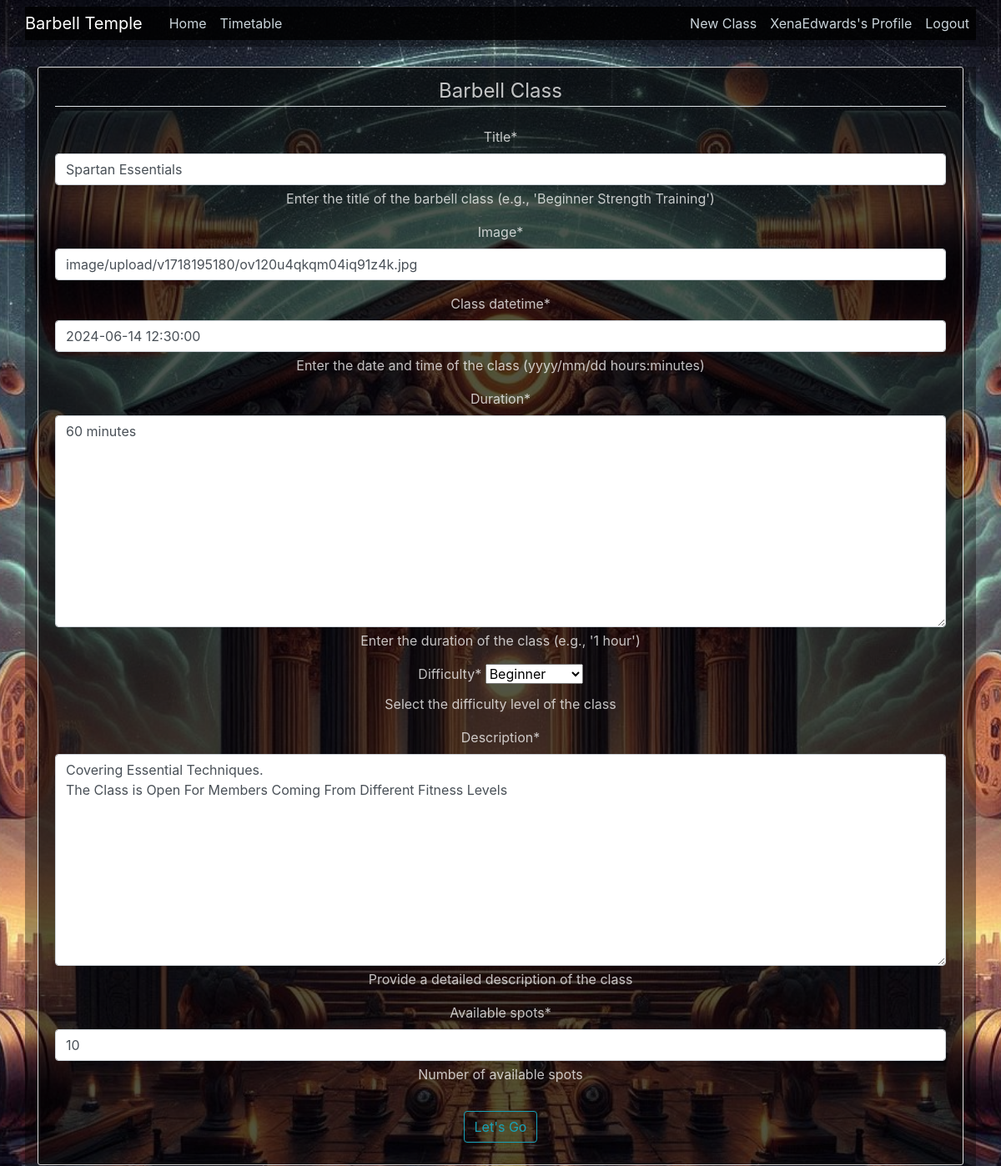
Screenshot of /barbellclass/17/update/ (signed in) with the database file from the repository.
### barbell_classes/models.py (models this page shows, shortened)
class BarbellClass(models.Model):
    DIFFICULTY_CHOICES = [
        ('Beginner', 'Beginner'),
        ('Intermediate', 'Intermediate'),
        ('Advanced', 'Advanced'),
    ]
    title = models.CharField(max_length = 100, help_text = "Enter the title of the barbell class (e.g., 'Beginner Strength Training')")
    image = CloudinaryField('image', default = 'placeholder')
    date_posted = models.DateTimeField(default = timezone.now, editable = False)
    author = models.ForeignKey(User, on_delete = models.CASCADE)
    class_datetime = models.DateTimeField(default = timezone.now, help_text = "Enter the date and time of the class (yyyy/mm/dd hours:minutes)")
    duration = models.TextField(default = '', help_text = "Enter the duration of the class (e.g., '1 hour')")
    difficulty = models.CharField(max_length = 20, choices = DIFFICULTY_CHOICES, default = 'Beginner',
help_text = "Select the difficulty level of the class")
    description = models.TextField(help_text="Provide a detailed description of the class")
    available_spots = models.IntegerField(default = 0, help_text = "Number of available spots")
    class Meta:
        verbose_name = "Barbell Class"
        verbose_name_plural = "Barbell Classes"

### barbell_classes/views.py (the view, shortened to what this page needs)
# urls.py: path('barbellclass/<int:pk>/update/', BarbellClassUpdateView.as_view(), name='barbellclass-update'),
class BarbellClassUpdateView(LoginRequiredMixin, UserPassesTestMixin, UpdateView):
    model = BarbellClass
    fields = ['title', 'image','class_datetime', 'duration', 'difficulty', 'description', 'available_spots']
    def test_func(self):
        barbellclass = self.get_object()
        return self.request.user == barbellclass.author or self.request.user.is_superuser

### barbell_classes/templates/barbell_classes/barbellclass_form.html (shortened to what this page needs)
{% extends "barbell_classes/base.html" %}
{% load crispy_forms_tags %}
{% block content %}
    <div class="content-section">
        <form method="POST" enctype="multipart/form-data" id="barbell-class-form" onsubmit="return validateForm()">
            <fieldset class="form-group">
                <legend class="border-bottom mb-4">Barbell Class</legend>
                {{ form|crispy }}
            </fieldset>
            <div class="form-group">
                <button class="btn btn-outline-info" type="submit">Let's Go</button>
            </div>
        </form>
    </div>
{% endblock content %}

### barbell_classes/templates/barbell_classes/base.html (shortened to what this page needs)
{% load static %}
<!DOCTYPE html>
<html lang="en">
<head>
    <link rel="stylesheet" href="https://cdn.jsdelivr.net/npm/bootstrap@4.1.3/dist/css/bootstrap.min.css">
    <link href="https://cdn.jsdelivr.net/npm/@fullcalendar/core/main.css" rel="stylesheet" />
    <link href="https://cdn.jsdelivr.net/npm/@fullcalendar/daygrid/main.css" rel="stylesheet" />
    <link rel="stylesheet" type="text/css" href="{% static 'barbell_classes/main.css' %}">
</head>
<body>
    <header class="site-header">
        <nav class="navbar navbar-expand-md navbar-dark bg-steel fixed-top">
            <div class="container">
                <a class="navbar-brand mr-4" href="/">Barbell Temple</a>
                <div class="collapse navbar-collapse" id="navbarToggle">
                    <div class="navbar-nav mr-auto">
                        <a class="nav-item nav-link" href="{% url 'barbell_classes-home' %}">Home</a>
                        <a class="nav-item nav-link" href="{% url 'barbell_classes-timetable' %}">Timetable</a>
                    </div>
                    <div class="navbar-nav">
                        {% if user.is_authenticated %}
                            {% if user.is_staff or user.is_superuser %}
                                <a class="nav-item nav-link" href="{% url 'barbellclass-create' %}">New Class</a>
                            {% else %}
                                <a class="nav-item nav-link" href="{% url 'my_barbellclasses' %}">My Barbell Classes</a>
                            {% endif %}
                            <a class="nav-item nav-link" href="{% url 'profile' %}">{{ user.username }}'s Profile</a>
                            <a class="nav-item nav-link" href="{% url 'logout' %}">Logout</a>
                        {% else %}
                            <a class="nav-item nav-link" href="{% url 'login' %}">Login</a>
                            <a class="nav-item nav-link" href="{% url 'registration' %}">Register</a>
                        {% endif %}
                    </div>
                </div>
            </div>
        </nav>
    </header>
    <main role="main" class="container">
        <div class="row">
            <div class="col-md-12">
                {% block content %}{% endblock %}
            </div>
        </div>
    </main>
</body>
</html>

### barbell_classes/static/barbell_classes/main.css (style rules this page uses)
body { background: url('/media/barbelltemplebackground.jpg') no-repeat center center fixed; background-size: cover; color: gray; margin-top: 5rem; text-align: center; }
.bg-steel { background-color: rgba(0,0,0,.3); }
.site-header .navbar-nav .nav-link { color: #cbd5db; }
.content-section { color:rgba(255,255,255,.75); background: rgba(0,0,0,.5); padding: 10px 20px; border: 1px solid #dddddd; border-radius: 3px; margin-bottom: 20px; }
.col-md-12 { -ms-flex: 0 0 100%; flex: 0 0 100%; max-width: 100%; background: rgba(0,0,0,.35); color: white; }
.navbar-expand-md > .container, .navbar-expand-md > .container-fluid { padding-right: 0; padding-left: 0; background-color: rgba(0,0,0,.8); }

### rows the page displays
BarbellClass: title "Spartan Essentials", image "image/upload/v1718195180/ov120u4qkqm04iq91z4k.jpg", class_datetime "2024-06-14 12:30:00", duration "60 minutes", difficulty "Beginner", description "Covering Essential Techniques. The Class is Open For Members Coming From Different Fitness Levels", available_spots "10"

### other values shown
{{ user.username }} "XenaEdwards"
